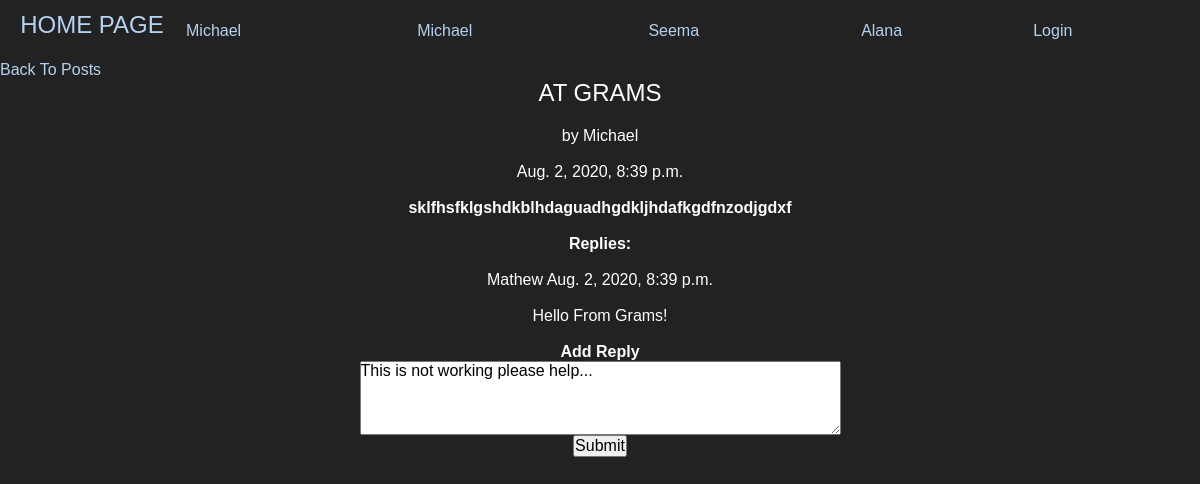
Page /blog/3 on the committed database.
### blog/models.py (models this page shows, shortened)
class Post(models.Model):
    title = models.CharField(max_length=255)
    message = models.TextField()
    date = models.DateTimeField(auto_now_add=True)
    author = models.ForeignKey(User, on_delete=models.CASCADE, related_name='author')
    replies = models.ManyToOneRel
    class Meta:
        ordering = ['date']

class Reply(models.Model):
    post = models.ForeignKey(Post, on_delete=models.CASCADE, related_name='mainPost')
    message = models.TextField()
    date = models.DateTimeField(auto_now_add=True, )
    author = models.ForeignKey(User, on_delete=models.CASCADE, related_name='replyAuthor')
    class Meta:
        ordering = ['date']

### blog/views.py (the view)
# urls.py: path("<int:post_id>", views.post, name="post"),  # view individual post
def post(request, post_id):
    postToShow = Post.objects.get(pk=post_id)
    replies = Reply.objects.filter(post=postToShow)
    return render(request, "blog/post.html", {
        "post": postToShow,
        "replies": replies,
    })

### blog/templates/blog/post.html (shortened to what this page needs)
{% extends "home/layout.html" %}
{% block body %}
    <a href="/blog"> Back To Posts</a>
    <div align="middle">
        <h1>{{ post.title }}</h1>
        <p>by {{ post.author }}</p>
         <p> {{ post.date }}</p>
        <h4>{{ post.message }}</h4>
        <h3>Replies:</h3>
        {% for reply in replies %}
            <p><br>{{ reply.author }} {{reply.date}}</p>
            <p>{{ reply.message }}<br></p>
        {% endfor %}
        <h3>Add Reply</h3>
        <form action="{% url 'reply' post.id %}" method="post">
            <textarea  name="replyText" rows="4" cols="50" placeholder="Enter Reply Here">This is not working please help...
            </textarea>
        <br>
        <input type="submit">
        </form>
    </div>
{% endblock %}

### home/static/home/stylesheet.css (style rules this page uses)
a:link { text-decoration: none ; }
* { margin:0;padding:0 }
html, body { height:100% }
body { background:#222;font-family:Arial, Helvetica, sans-serif;font-size:100%;line-height:1.125em;color:#fff }
input, select, textarea { font-family:Arial, Helvetica, sans-serif; font-size:1em;vertical-align:middle;font-weight:normal }
p { margin-bottom:18px }
a { color:#b5d2f0;outline:none }
h1, h2 { line-height:1.2em;color:#fff;text-transform:uppercase;font-weight:normal;margin-bottom:19px }
h1 { font-size:24px }
h3 { font-size:1em }

### rows in the picture
Post: title "AT GRAMS", author "Michael", date "Aug. 2, 2020, 8:39 p.m.", message "sklfhsfklgshdkblhdaguadhgdkljhdafkgdfnzodjgdxf"
Reply: author "Mathew", date "Aug. 2, 2020, 8:39 p.m.", message "Hello From Grams!"
